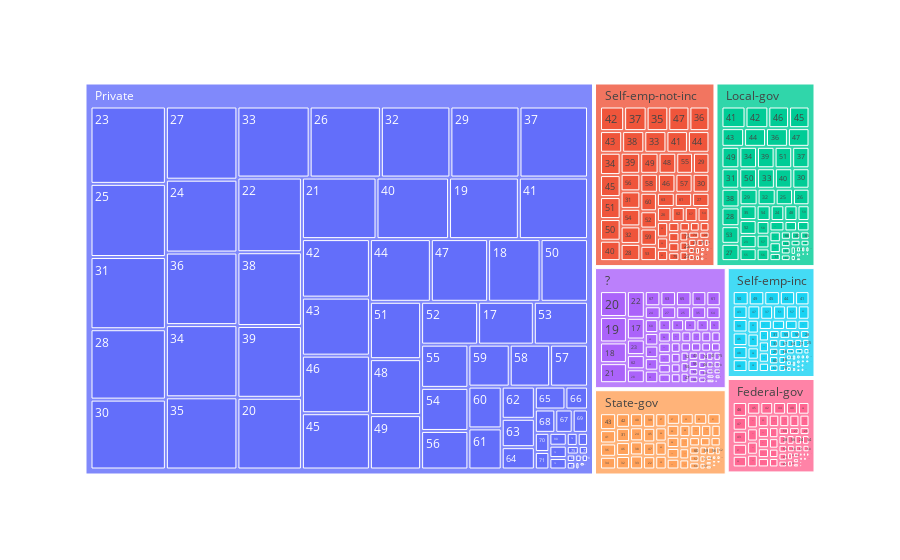

The notebook cell this image was saved under:
### Code cell
grafico = px.treemap(base_census, path=['workclass', 'age'])
grafico.show()

### Figure 1 — Plotly figure (JSON) as saved in the notebook; plotly's stock layout.template omitted (floating-point values rounded to 4 significant figures; data arrays with more than 128 entries replaced by an {"elided": "..."} marker saying what was removed)
{"data": [{"branchvalues": "total", "domain": {"x": [0, 1], "y": [0, 1]}, "hovertemplate": "labels=%{label}<br>count=%{value}<br>parent=%{parent}<br>id=%{id}<extra></extra>", "ids": {"elided": "490 str values"}, "labels": {"elided": "490 str values"}, "name": "", "parents": {"elided": "490 str values"}, "type": "treemap", "values": {"elided": "490 int values"}}], "layout": {"legend": {"tracegroupgap": 0}, "margin": {"t": 60}}}
